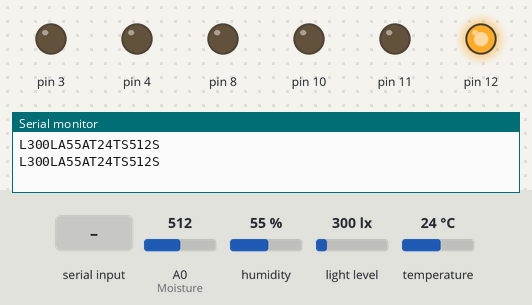
A sketch run on a simulated Arduino Uno, built with avr-gcc and run on an emulated ATmega328P. Shown: output pins drawn as LEDs (lit = HIGH), the last lines printed to the serial monitor. Wiring (inferred from the names in the program): DHT11 sensor: data pin 2; BH1750 light sensor at I2C address 0x23. Inputs (shaded band) come from the test bench; at power-on: light level 300 lx, temperature 24 °C, A0 (Moisture) = 512, humidity 55 %.

Above: at 1.2 s.
1.3 s: light level set to 45 lx
3.2 s: light level set to 37 lx
At 4.7 s:
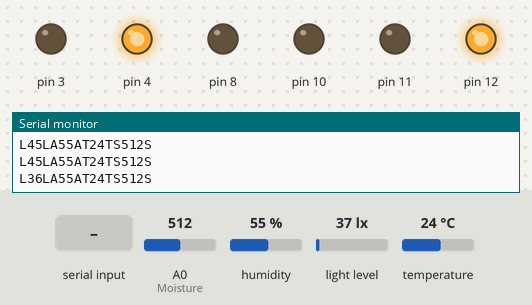
5.5 s: "90,45\n" received over Serial
At 7.3 s:
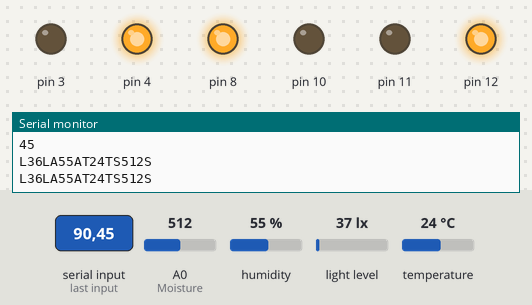
7.6 s: temperature set to 12 °C
At 9.0 s:
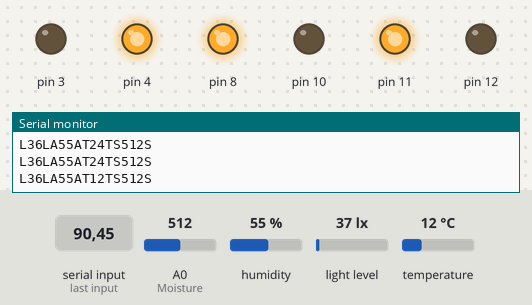
9.7 s: A0 (Moisture) set to 885
11.4 s: A0 (Moisture) set to 915
At 13.1 s:
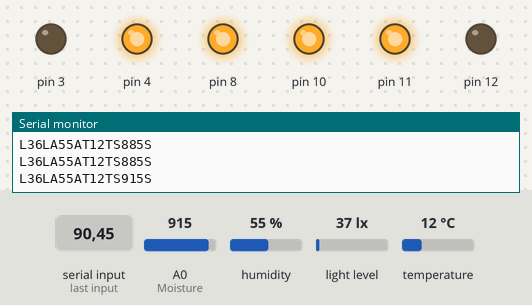
Timing chart, 0 to 14.6 s (numbered marks = the images above; inputs shaded):
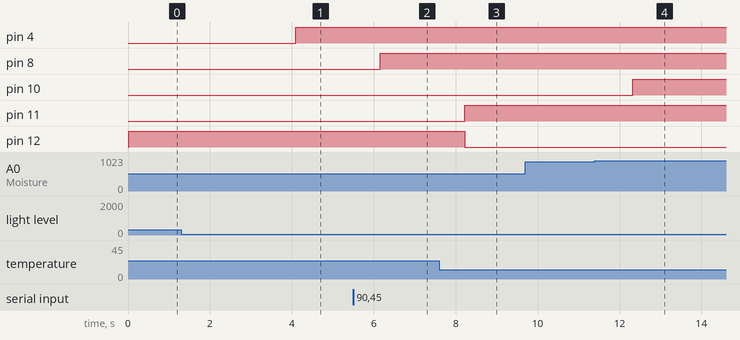

The sketch:

final.ino
```cpp
#include <Wire.h> //IIC库SDA接A4，SCL接A5
#include <math.h>
#include </Users/zby/Desktop/final/dht11.h>
int BH1750address = 0x23;//芯片地址为16位23
byte buff[2];
int num = 0;
//DTH11
int T[4];

int f1=0;
int f2=0;

dht11 DHT11;
#define DHT11PIN 2 //湿度温度口
//soil
#define Moisture A0 //定义AO 引脚 为 IO-A0
#define DO 7        //定义DO 引脚 为 IO-7
//delay(150);
void setup()
{
  Wire.begin();
  pinMode(Moisture, INPUT);//土壤湿度ao口
  pinMode(DO, INPUT); //土壤湿度do口
  pinMode(12,OUTPUT);//风扇口
  pinMode(11,OUTPUT);//加热片口
  pinMode(3,OUTPUT);//电动机1口
  pinMode(4,OUTPUT);//电动机2口
  pinMode(8,OUTPUT);//led灯管
  pinMode(10,OUTPUT);//水泵口
  Serial.begin(9600);
  T[0]=30;//Light
  T[1]=23;//Temp
  T[2]=55;//kongqi,A
  T[3]=900;//S
}
void loop()
{
  //digitalWrite(12,HIGH);
  //delay(100);
  String comdata = "";
  String light="";
  String a1,a2,a3,a4;
  //GY-30
  // int i;
  //int f1=0;
  uint16_t val=0;
  if(f1==1)
  {
     digitalWrite(3,LOW);digitalWrite(4,LOW);digitalWrite(8,LOW);
     digitalWrite(10,LOW);digitalWrite(12,LOW);
     digitalWrite(11,HIGH); //加热片加热20s
     Serial.println("加热片加热20s");
     delay(10000);
     digitalWrite(10,HIGH); //加热片加热20s
     Serial.println("水泵工作10s");
     delay(10000);
     digitalWrite(10,LOW); //加热片加热20s
     Serial.println("结束");
     digitalWrite(12,HIGH);//风扇开始工作,和加热片一起工作20s
     Serial.println("风扇开始工作,和加热片一起工作20s");
     delay(20000);
     Serial.println("结束");
     digitalWrite(11,LOW);//关闭加热片,风扇继续工作
     Serial.println("关闭加热片,风扇继续工作,帘开始铺开,检测并输出光强");
     do
     {
        if(2==BH1750_Read(BH1750address))
          {
            val=((buff[0]<<8)|buff[1])/1.2;
            Serial.println(val);
            digitalWrite(3,HIGH); digitalWrite(4,LOW); //帘开始铺开,风扇继续工作
            delay(200);
                 if (val<100)
                 {
                    Serial.println("检测到遮住了光强传感器,停止铺帘,风扇停止,等待5s");
                    digitalWrite(12,LOW);//如果光强低于50,停止铺帘,风扇停止
                    digitalWrite(3,LOW); digitalWrite(4,LOW);
                    delay(5000);//等待5s
                    digitalWrite(4,HIGH); digitalWrite(3,LOW);//帘卷上
                    Serial.println("帘子开始卷上");
                    delay(4000);
                    digitalWrite(4,LOW);//帘子停止工作
                    digitalWrite(8,HIGH);//led灯开始量10s
                    Serial.println("帘子停止工作,led开始亮起");
                    delay(10000);
                    digitalWrite(8,LOW);
                    Serial.println("演示结束");
                    break; //演示结束
                 }
          }
      }while(1);
      f1=0;
  }

 //////////////////////////////////////////////////////////////////
 ///////////////////////光强模块调控////////////////////////////////
 //////////////////////////////////////////////////////////////////
 BH1750_Init(BH1750address);
 //delay(1000);
 if(2==BH1750_Read(BH1750address))
  {
   val=((buff[0]<<8)|buff[1])/1.2;
   Serial.print("L");
   Serial.print(val);
   Serial.print("L");
   //digitalWrite(3,LOW); digitalWrite(4,LOW);
   //Serial.print("\n");
   //Serial.println("[lx]");
   if (val>=500)
   {
      digitalWrite(3,HIGH); digitalWrite(4,LOW);

   }
   if (val<500&&val>40)
   {
      digitalWrite(3,LOW); digitalWrite(4,LOW);
   }
   if (val<=40)
   {
      digitalWrite(4,HIGH); digitalWrite(3,LOW);
      //delay(9000);
   }
   if(val<=T[0])
   {
      digitalWrite(8,HIGH);
    }
    else
    {
      digitalWrite(8,LOW);
      }
  }

 ///DTH11
 //Serial.println("\n");
  //////////////////////////////////////////////////////////////////
 ///////////////////////温度和湿度///////////////////////////////////
 //////////////////////////////////////////////////////////////////
  int chk = DHT11.read(DHT11PIN);
 /*
  //Serial.print("Read sensor: ");
  switch (chk)
  {
    case DHTLIB_OK:
                //Serial.println("OK");
                break;
    case DHTLIB_ERROR_CHECKSUM:
                Serial.println("Checksum error");
                break;
    case DHTLIB_ERROR_TIMEOUT:
                Serial.println("Time out error");
                break;
    default:
                Serial.println("Unknown error");
                break;
  }*/
  int aaa=DHT11.humidity;
  int bbb=DHT11.temperature;
  if (bbb<T[1]) {digitalWrite(11,HIGH);digitalWrite(12,LOW); }
  if (bbb==T[1]) {digitalWrite(11,HIGH);digitalWrite(12,HIGH); }
  if (bbb>T[1]) {digitalWrite(11,LOW);digitalWrite(12,HIGH); }
  if(aaa<T[2]) f2=1;
  //Serial.print("dd");
  //Serial.print("Humidity (%): ");
  Serial.print("A");
  Serial.print(aaa);
  Serial.print("A");
  //Serial.print("Temperature (oC): ");
  Serial.print("T");
  Serial.print(bbb);
  Serial.print("T");
  //Serial.print("Temperature (oF): ");
  //Serial.println(Fahrenheit(DHT11.temperature), 2);

  //Serial.print("Temperature (K): ");
  //Serial.println(Kelvin(DHT11.temperature), 2);

  //Serial.print("Dew Point (oC): ");
  //Serial.println(dewPoint(DHT11.temperature, DHT11.humidity));

  //Serial.print("Dew PointFast (oC): ");
  //Serial.println(dewPointFast(DHT11.temperature, DHT11.humidity));
  // delay(2000);
  //////////////////////////////////////////////////////////////////
 ///////////////////////土壤湿度/////////////////////////////////////
 //////////////////////////////////////////////////////////////////
  //Serial.print("Moisture=");
  //digitalWrite(10,HIGH);
  Serial.print("S");
  Serial.print(analogRead(Moisture));//读取AO的数值
  Serial.print("S");
  if(analogRead(Moisture)>T[3])digitalWrite(10,HIGH);
  else digitalWrite(10,LOW);
  if(f2)
  {Serial.print("dd"); f2=0;}
  Serial.print("\n");
  //Serial.print("dd");
  //if (analogRead(Moisture)<950) digitalWrite(12,LOW);
  //else digitalWrite(12,HIGH);
  //Serial.print("|DO=");
  //Serial.println(digitalRead(DO));//读取DO的数值
  delay(1000);
  /*while(Serial.available())
   {
     char c=Serial.read();
      if(c=='0')
        {
          num++;
          Serial.print("Hello:num=");
          Serial.println(num);
        }
   }  */
   /*
   while(Serial.available())
   {
     char c=Serial.read();
      if(c=='0')
        {
          digitalWrite(12,LOW);
          digitalWrite(4,LOW);
          digitalWrite(8,LOW);
          num++;
          Serial.print("Hello:num=");
          Serial.println(num);
        }
      if
   }*/
    //////////////////////////////////////////////////////////////////
 ///////////////////////接受app发射////////////////////////////////
 //////////////////////////////////////////////////////////////////
   int commaPosition;
   String th;
   int j=0;
   while (Serial.available() > 0)
    {
        comdata += char(Serial.read());
        delay(2);
    }
   if (comdata.length() > 0)
    {
        /*
        Serial.println(comdata);
        //comdata = "";
        a1 = comdata[0];
        a2 = comdata[1];
        light = a1 + a2;
        comdata = "";
        Serial.println(light);
        int n;
        n = light.toInt();
        Serial.println(light);*/
        Serial.println(comdata);
        do
        {
          commaPosition = comdata.indexOf(',');
           if(commaPosition != -1)
             {
               th=comdata.substring(0,commaPosition);
               T[j]=th.toInt();
               Serial.println(T[j]);
               //Serial.println(comdata.substring(0,commaPosition));
               comdata=comdata.substring(commaPosition+1,comdata.length());
               //  Serial.println(message);
               j++;
             }
           else
             {
               if(comdata.length()>0)
                 {
                   Serial.println(comdata);
                 }
             }
         }while(commaPosition>=0);
         if(T[0]==0)
         {
            f1=1;
          }
    }
}

 //////////////////////////////////////////////////////////////////
 ///////////////////////具体函数部分////////////////////////////////
 //////////////////////////////////////////////////////////////////
int BH1750_Read(int address) //
{
  int i=0;
  Wire.beginTransmission(address);
  Wire.requestFrom(address, 2);
  while(Wire.available()) //
  {
    buff[i] = Wire.read();  // read one byte
    i++;
  }
  Wire.endTransmission();
  return i;
}
void BH1750_Init(int address)
{
  Wire.beginTransmission(address);
  Wire.write(0x10);//1lx reolution 120ms
  Wire.endTransmission();
}
double Fahrenheit(double celsius)
{
        return 1.8 * celsius + 32;
}    //摄氏温度度转化为华氏温度

double Kelvin(double celsius)
{
        return celsius + 273.15;
}     //摄氏温度转化为开氏温度

// 露点（点在此温度时，空气饱和并产生露珠）
// 参考: [url=http://wahiduddin.net/calc/density_algorithms.htm]http://wahiduddin.net/calc/density_algorithms.htm[/url]
double dewPoint(double celsius, double humidity)
{
        double A0= 373.15/(273.15 + celsius);
        double SUM = -7.90298 * (A0-1);
        SUM += 5.02808 * log10(A0);
        SUM += -1.3816e-7 * (pow(10, (11.344*(1-1/A0)))-1) ;
        SUM += 8.1328e-3 * (pow(10,(-3.49149*(A0-1)))-1) ;
        SUM += log10(1013.246);
        double VP = pow(10, SUM-3) * humidity;
        double T = log(VP/0.61078);   // temp var
        return (241.88 * T) / (17.558-T);
}

// 快速计算露点，速度是5倍dewPoint()
// 参考: [url=http://en.wikipedia.org/wiki/Dew_point]http://en.wikipedia.org/wiki/Dew_point[/url]
double dewPointFast(double celsius, double humidity)
{
        double a = 17.271;
        double b = 237.7;
        double temp = (a * celsius) / (b + celsius) + log(humidity/100);
        double Td = (b * temp) / (a - temp);
        return Td;
}
```

dht11.cpp
```cpp
// (licence header left out)
#include "dht11.h"

// Return values:
// DHTLIB_OK
// DHTLIB_ERROR_CHECKSUM
// DHTLIB_ERROR_TIMEOUT
int dht11::read(int pin)
{
	// BUFFER TO RECEIVE
	uint8_t bits[5];
	uint8_t cnt = 7;
	uint8_t idx = 0;

	// EMPTY BUFFER
	for (int i=0; i< 5; i++) bits[i] = 0;

	// REQUEST SAMPLE
	pinMode(pin, OUTPUT);
	digitalWrite(pin, LOW);
	delay(18);
	digitalWrite(pin, HIGH);
	delayMicroseconds(40);
	pinMode(pin, INPUT);

	// ACKNOWLEDGE or TIMEOUT
	unsigned int loopCnt = 10000;
	while(digitalRead(pin) == LOW)
		if (loopCnt-- == 0) return DHTLIB_ERROR_TIMEOUT;

	loopCnt = 10000;
	while(digitalRead(pin) == HIGH)
		if (loopCnt-- == 0) return DHTLIB_ERROR_TIMEOUT;

	// READ OUTPUT - 40 BITS => 5 BYTES or TIMEOUT
	for (int i=0; i<40; i++)
	{
		loopCnt = 10000;
		while(digitalRead(pin) == LOW)
			if (loopCnt-- == 0) return DHTLIB_ERROR_TIMEOUT;

		unsigned long t = micros();

		loopCnt = 10000;
		while(digitalRead(pin) == HIGH)
			if (loopCnt-- == 0) return DHTLIB_ERROR_TIMEOUT;

		if ((micros() - t) > 40) bits[idx] |= (1 << cnt);
		if (cnt == 0)   // next byte?
		{
			cnt = 7;    // restart at MSB
			idx++;      // next byte!
		}
		else cnt--;
	}

	// WRITE TO RIGHT VARS
        // as bits[1] and bits[3] are allways zero they are omitted in formulas.
	humidity    = bits[0];
	temperature = bits[2];

	uint8_t sum = bits[0] + bits[2];

	if (bits[4] != sum) return DHTLIB_ERROR_CHECKSUM;
	return DHTLIB_OK;
}
//
// END OF FILE
//
```

dht11.h
```cpp
#ifndef dht11_h
#define dht11_h

#if defined(ARDUINO) && (ARDUINO >= 100)
#include <Arduino.h>
#else
#include <WProgram.h>
#endif

#define DHT11LIB_VERSION "0.4.1"

#define DHTLIB_OK				0
#define DHTLIB_ERROR_CHECKSUM	-1
#define DHTLIB_ERROR_TIMEOUT	-2

class dht11
{
public:
    int read(int pin);
	int humidity;
	int temperature;
};
#endif
//
// END OF FILE
//
```

Measured:
- the behaviour switches between 42 and 41 lx on light level (found by bisection; images 0 and 1)
- the behaviour switches between 900 and 901 on A0 (Moisture) (found by bisection; images 3 and 4)
- after the input at 3.2 s, pin 4: LOW → HIGH after 0.90 s
- after the input at 5.5 s, pin 8: LOW → HIGH after 0.66 s
- after the input at 7.6 s, pin 11: LOW → HIGH after 0.62 s; pin 12: HIGH → LOW after 0.62 s
- after the input at 11.4 s, pin 10: LOW → HIGH after 0.92 s
